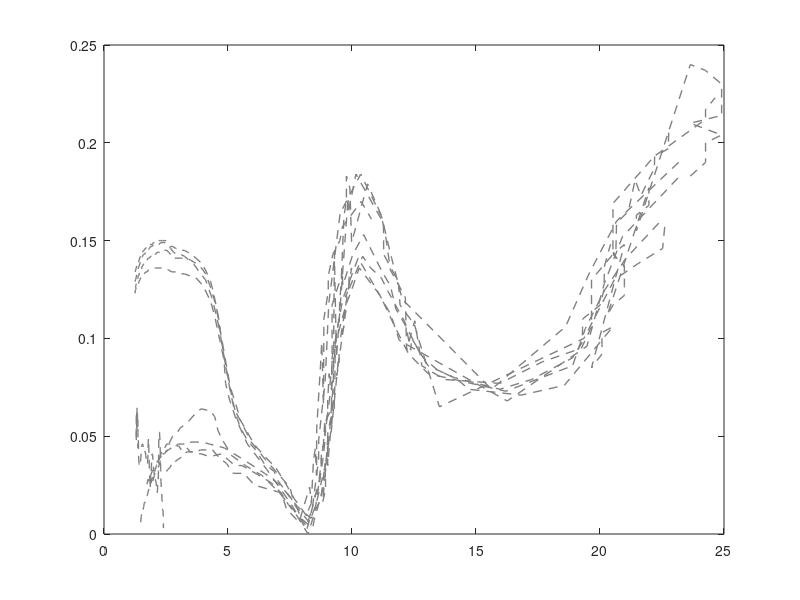

Write the MATLAB code that produced this figure. (Note: this script raises an error after producing the figure.)
% for paper
close all
clear all
Obs_wave = 5
% 创建图窗  
figure;  
h = [];
hi = 0;
currentpath = mfilename('fullpath')
folderpath = fileparts(currentpath)
cd(folderpath)

% 创建左侧的绘图区域，占图窗的左2/3  
% ax1 = subplot('Position', [0.05, 0.1, 0.6, 0.8]); % [left, bottom, width, height]  
%%
% S_l = load('S_l.txt');
% S_h = load('S_h.txt');
% hi = hi + 1; h(hi) = plot(S_l(1,:), S_l(2,:), "Color", '#033eff', 'LineWidth', 2, 'DisplayName', 'Low albedo model');
% hold on
% hi = hi + 1; h(hi) = plot(S_h(1,:), S_h(2,:), 'Color', '#ff033e', 'LineWidth', 2, 'DisplayName', 'High albedo model');
%%

Emit = load('basalt, T=1315 K.txt');
hi = hi + 1; h(hi) = plot(Emit(:,1) , Emit(:,2), '--', 'DisplayName', 'basalt, 1315 K(Lombardo et al.2020)', 'LineWidth', 1, 'Color','#808080');   % T = 1315 K
% hold off
hold on
j = 0;
j = j+1;
Albedo_slice(j) = interp1(Emit(:,1), Emit(:,2), Obs_wave,'linear');

Emit = load('B-glass, T=1654 K.txt'); % 导入数据
hi = hi + 1; h(hi) = plot(Emit(:,1) , Emit(:,2), '--', 'DisplayName', 'B-glass, 1654 K(Biren et al.2022)', 'LineWidth', 1, 'Color', '#808080');  % T =  1654 K
% 去重
[Emit2(:,1), idx] = unique(Emit(:,1));
Emit2(:,2) = Emit(idx,2);
Emit = Emit2;
clear Emit2
% 保存插值数据
j = j+1;
Albedo_slice(j) = interp1(Emit(:,1), Emit(:,2), Obs_wave,'linear');

Emit = load('B-glass, T=1097 K.txt');
hi = hi + 1; h(hi) = plot(Emit(:,1) , Emit(:,2), '--', 'DisplayName', 'B-glass, 1097 K(Biren et al.2022)', 'LineWidth', 1, 'Color', '#808080'); % T =  1097 K
[Emit2(:,1), idx] = unique(Emit(:,1));
Emit2(:,2) = Emit(idx,2);
Emit = Emit2;
clear Emit2
j = j+1;
Albedo_slice(j) = interp1(Emit(:,1), Emit(:,2), Obs_wave,'linear');


Emit = load('B-Nat, T=1648 K.txt');
hi = hi + 1; h(hi) = plot(Emit(:,1) , Emit(:,2), '--', 'DisplayName', 'B-Nat, 1648 K(Biren et al.2022)', 'LineWidth', 1, 'Color','#808080'); % T =  1648 K
j = j+1;
Albedo_slice(j) = interp1(Emit(:,1), Emit(:,2), Obs_wave,'linear');

Emit = load('B-Nat, T=1096 K.txt');
hi = hi + 1; h(hi) = plot(Emit(:,1), Emit(:,2), '--', 'DisplayName', 'B-Nat, 1096 K(Biren et al.2022)', 'LineWidth', 1, 'Color','#808080'); % T =  1096 K
j = j+1;
Albedo_slice(j) = interp1(Emit(:,1), Emit(:,2), Obs_wave,'linear');

Emit = load('Fasnia, T=1640 K.txt');
hi = hi + 1; h(hi) = plot(Emit(:,1), Emit(:,2), '--', 'DisplayName', 'Fasnia, 1640 K(Biren et al.2022)', 'LineWidth', 1, 'Color','#808080') ; % T =  1640 K
j = j+1;
Albedo_slice(j) = interp1(Emit(:,1), Emit(:,2), Obs_wave,'linear');

Emit = load( 'Fasnia, T=1069 K.txt');
hi = hi + 1; h(hi) = plot(Emit(:,1), Emit(:,2), '--', 'DisplayName', 'Fasnia, 1069 K(Biren et al.2022)', 'LineWidth', 1, 'Color','#808080'); % T =  1069 K
j = j+1;
Albedo_slice(j) = interp1(Emit(:,1), Emit(:,2), Obs_wave,'linear');

Emit = load('MORB, T=1653 K.txt');
hi = hi + 1; h(hi) = plot(Emit(:,1), Emit(:,2), '--', 'DisplayName', 'MORB, 1653 K(Biren et al.2022)', 'LineWidth', 1, 'Color','#808080'); % T =  1653 K
j = j+1;
Albedo_slice(j) = interp1(Emit(:,1), Emit(:,2), Obs_wave,'linear');

Emit = load( 'MORB, T=861 K.txt');
hi = hi + 1; h(hi) = plot(Emit(:,1), Emit(:,2), '--', 'DisplayName',  'MORB, 861 K(Biren et al.2022)', 'LineWidth', 1, 'Color','#808080'); % T =  861 K
j = j+1;
Albedo_slice(j) = interp1(Emit(:,1), Emit(:,2), Obs_wave,'linear');

Emit = load('B´arðarbunga basalts, T=1787 K.txt');
hi = hi + 1; h(hi) = plot(Emit(:,1), Emit(:,2), '--', 'DisplayName', 'B´arðarbunga basalts, 1787 K(Howell et al.2020)', 'LineWidth', 1, 'Color', '#808080'); % T =  1787 K
j = j+1;
Albedo_slice(j) = interp1(Emit(:,1), Emit(:,2), Obs_wave,'linear');

Emit = load('Quartz, T=1173 K.txt');
hi = hi + 1; h(hi) = plot(Emit(:,1), Emit(:,2), '--', 'DisplayName', 'Quartz, T=1173 K(Thompson et al.2021)', 'LineWidth', 1, 'Color','#808080');   % T =  1173 K
j = j+1;
Albedo_slice(j) = interp1(Emit(:,1), Emit(:,2), Obs_wave,'linear');

Emit = load('Hawaiian basalt, T=1573 K.txt');
hi = hi + 1; h(hi) = plot(Emit(:,1), Emit(:,2), '--', 'DisplayName', 'Hawaiian basalt, 1573 K(Thompson et al.2021)', 'LineWidth', 1, 'Color','#808080'); % T =  1573 K
j = j+1;
Albedo_slice(j) = interp1(Emit(:,1), Emit(:,2), Obs_wave,'linear');


Emit = load('Hawaiian basalt, T=1073 K.txt');
hi = hi + 1; h(hi) = plot(Emit(:,1), Emit(:,2), '--', 'DisplayName', 'Hawaiian basalt, 1073 K(Thompson et al.2021)', 'LineWidth', 1, 'Color','#808080'); % T =  1073 K
j = j+1;
Albedo_slice(j) = interp1(Emit(:,1), Emit(:,2), Obs_wave,'linear');

Emit = load('Forsterite, T=1473 K.txt');
hi = hi + 1; h(hi) = plot(Emit(:,1), Emit(:,2), '--', 'DisplayName', 'Forsterite, 1473 K(Thompson et al.2021)', 'LineWidth', 1, 'Color','#808080'); % T =  1473 K
j = j+1;
Albedo_slice(j) = interp1(Emit(:,1), Emit(:,2), Obs_wave,'linear');

Emit = load('Forsterite, T=1073 K.txt');
hi = hi + 1; h(hi) = plot(Emit(:,1), Emit(:,2), '--', 'DisplayName', 'Forsterite, 1073 K(Thompson et al.2021)', 'LineWidth', 1, 'Color','#808080'); % T =  1073 K
j = j+1;
Albedo_slice(j) = interp1(Emit(:,1), Emit(:,2), Obs_wave,'linear');

Emit = load('Teide, T=2164 K.txt');
hi = hi + 1; h(hi) = plot(Emit(:,1), Emit(:,2), '--', 'DisplayName', 'Teide, 2164 K(Li et al.2022)', 'LineWidth', 1, 'Color','#808080');  % T =  2164 K
j = j+1;
Albedo_slice(j) = interp1(Emit(:,1), Emit(:,2), Obs_wave,'linear');

Emit = load('Teide, T=1187 K.txt');
hi = hi + 1; h(hi) = plot(Emit(:,1), Emit(:,2), '--', 'DisplayName', 'Teide, T=1187 K(Li et al.2022)', 'LineWidth', 1, 'Color','#808080');  % T =  1187 K
j = j+1;
[Emit2(:,1), idx] = unique(Emit(:,1));
Emit2(:,2) = Emit(idx,2);
Emit = Emit2;
clear Emit2
Albedo_slice(j) = interp1(Emit(:,1), Emit(:,2), Obs_wave,'linear');

Emit = load('Erebus, T=1608 K.txt');
hi = hi + 1; h(hi) = plot(Emit(:,1), Emit(:,2), '--', 'DisplayName', 'Erebus, T=1608 K(Li et al.2022)', 'LineWidth', 1, 'Color','#808080');   % T =  1608 K
j = j+1;
Albedo_slice(j) = interp1(Emit(:,1), Emit(:,2), Obs_wave,'linear');

Emit = load('Erebus, T=1375 K.txt');
hi = hi + 1; h(hi) = plot(Emit(:,1), Emit(:,2), '--', 'DisplayName', 'Erebus, T=1375 K(Li et al.2022)', 'LineWidth', 1, 'Color','#808080');   % T =  1375 K
j = j+1;
Albedo_slice(j) = interp1(Emit(:,1), Emit(:,2), Obs_wave,'linear');

Emit = load('Teide, T=1413 K.txt');
hi = hi + 1; h(hi) = plot(Emit(:,1), Emit(:,2), '--', 'DisplayName', 'Teide, T=1413 K(Li et al.2022)', 'LineWidth', 1, 'Color','#808080');   % T = 1413 K
j = j+1;
Albedo_slice(j) = interp1(Emit(:,1), Emit(:,2), Obs_wave,'linear');


Emit = load('CaFeSiO F3, T=1627 K.txt');
hi = hi + 1; h(hi) = plot(Emit(:,1), Emit(:,2), '--', 'DisplayName', '17CaO+40Fe_2O_3+43SiO_2, 1673 K(Zebger et al.2005)', 'LineWidth', 1, 'Color','#808080');   % T = 1413 K
j = j+1;
Albedo_slice(j) = interp1(Emit(:,1), Emit(:,2), Obs_wave,'linear');

Emit = load('CaFeSiO F12, T=1823 K.txt');
hi = hi + 1; h(hi) = plot(Emit(:,1), Emit(:,2), '--', 'DisplayName', '18.3CaO+43MnO+38.7SiO_2, 1823 K(Zebger et al.2005)', 'LineWidth', 1, 'Color','#808080');   % T = 1413 K
j = j+1;
Albedo_slice(j) = interp1(Emit(:,1), Emit(:,2), Obs_wave,'linear');

Emit = load('CaFeSiO F4, T=1673 K.txt');
hi = hi + 1; h(hi) = plot(Emit(:,1), Emit(:,2), '--', 'DisplayName', '21.8CaO+60Fe_2O_3+18.2SiO_2, 1673 K(Zebger et al.2005)', 'LineWidth', 1, 'Color','#808080');   % T = 1413 K
j = j+1;
Albedo_slice(j) = interp1(Emit(:,1), Emit(:,2), Obs_wave,'linear');

Emit = load( 'CaFeSiO F6, T=1673 K.txt');
hi = hi + 1; h(hi) = plot(Emit(:,1), Emit(:,2), '--', 'DisplayName', '36CaO+40Fe_2O_3+24SiO_2, 1673 K(Zebger et al.2005)', 'LineWidth', 1, 'Color','#808080');   % T = 1413 K
j = j+1;
Albedo_slice(j) = interp1(Emit(:,1), Emit(:,2), Obs_wave,'linear');

Emit = load( 'CaFeSiO F7, T=1723 K.txt');
hi = hi + 1; h(hi) = plot(Emit(:,1), Emit(:,2), '--', 'DisplayName', '40CaO+60Fe_2O_3, 1723 K(Zebger et al.2005)', 'LineWidth', 1, 'Color','#808080');   % T = 1723 K
j = j+1;
Albedo_slice(j) = interp1(Emit(:,1), Emit(:,2), Obs_wave,'linear');

Emit = load( 'CaFeSiO F10, T=1673 K.txt');
hi = hi + 1; h(hi) = plot(Emit(:,1), Emit(:,2), '--', 'DisplayName', '6.5CaO+65.5Fe_2O_3+28P_2O_5, 1673 K(Zebger et al.2005)', 'LineWidth', 1, 'Color','#808080');  % T = 1413 K
j = j+1;
Albedo_slice(j) = interp1(Emit(:,1), Emit(:,2), Obs_wave,'linear');

Emit = load( 'CaFeSiO F11, T=1823 K.txt');
hi = hi + 1; 
H(4) = plot(Emit(:,1), Emit(:,2), '--', 'DisplayName', 'Lava samples data', 'LineWidth', 1, 'Color','#808080');  % T = 1413 K
% h(hi) = plot(Emit(:,1), Emit(:,2), '--', 'DisplayName', '28.9CaO+24.1MnO+47SiO_2, 1823 K(Zebger et al.2005)', 'LineWidth', 1, 'Color','#ff8b00');  % T = 1413 K
j = j+1;
Albedo_slice(j) = interp1(Emit(:,1), Emit(:,2), Obs_wave,'linear');

%%
lam = [0.59772863 0.60435266 0.61097669 0.61760072 0.62422475 0.63084878 ...
 0.63747281 0.64409684 0.65072087 0.6573449  0.66396893 0.67059296 ...
 0.67721699 0.68384102 0.69046505 0.69708909 0.70371312 0.71033715 ...
 0.71696118 0.72358521 0.73020924 0.73683327 0.7434573  0.75008133 ...
 0.75670536 0.76332939 0.76995342 0.77657745 0.78320148 0.78982551 ...
 0.79644954 0.80307357 0.8096976  0.81632163 0.82294566 0.82956969 ...
 0.83619372 0.84281775 0.84944178 0.85606581 0.86268984 0.86931387 ...
 0.8759379  0.88256193 0.88918596 0.89580999 0.90243402 0.90905805 ...
 0.91568208 0.92230611 0.92893014 0.93555417 0.94217821 0.94880224 ...
 0.95542627 0.9620503  0.96867433 0.97529836 0.98192239 0.98854642 ...
 0.99517045 1.00179448 1.00841851 1.01504254 1.02166657 1.0282906 ...
 1.03491463 1.04153866 1.04816269 1.05478672 1.06141075 1.06803478 ...
 1.07465881 1.08128284 1.08790687 1.0945309  1.10115493 1.10777896 ...
 1.11440299 1.12102702 1.12765105 1.13427508 1.14089911 1.14752314 ...
 1.15414717 1.1607712  1.16739523 1.17401926 1.18064329 1.18726733 ...
 1.19389136 1.20051539 1.20713942 1.21376345 1.22038748 1.22701151 ...
 1.23363554 1.24025957 1.2468836  1.25350763];

R = [0.14012    0.13959189 0.1390782  0.13857873 0.13809327 0.13762162 ...
 0.13716358 0.13671894 0.13628751 0.13586908 0.13546345 0.13507042 ...
 0.13468977 0.13432132 0.13396485 0.13362017 0.13328708 0.13296536 ...
 0.13265482 0.13235525 0.13206645 0.13178823 0.13152036 0.13126267 ...
 0.13101493 0.13077695 0.13054853 0.13032946 0.13011955 0.12991858 ...
 0.12972635 0.12954267 0.12936733 0.12920012 0.12904085 0.12888931 ...
 0.1287453  0.12860862 0.12847906 0.12835642 0.1282405  0.1281311 ...
 0.12802801 0.12793103 0.12783996 0.12775459 0.12767473 0.12760017 ...
 0.1275307  0.12746613 0.12740625 0.12735086 0.12729976 0.12725274 ...
 0.12720961 0.12717015 0.12713417 0.12710146 0.12707183 0.12704506 ...
 0.12702096 0.12699932 0.12697994 0.12696262 0.12694715 0.12693334 ...
 0.12692098 0.12690986 0.12689979 0.12689056 0.12688197 0.12687382 ...
 0.1268659  0.12685801 0.12684995 0.12684151 0.1268325  0.12682271 ...
 0.12681194 0.12679998 0.12678664 0.1267717  0.12675498 0.12673626 ...
 0.12671534 0.12669202 0.12666609 0.12663736 0.12660563 0.12657068 ...
 0.12653232 0.12649034 0.12644454 0.12639472 0.12634068 0.12628221 ...
 0.12621911 0.12615117 0.12607821 0.126     ];

% hi = hi + 1; h(hi) = plot(lam, R, '-','LineWidth', 1, 'DisplayName','interpolation') 

%%
% 定义带状区域的 x 坐标和对应的 y 坐标  
x_fill = [0.6, 1.243, 1.243, 0.6];  
y_fill = [0, 0, 1, 1]; % 适合于此数据范围内的 y 坐标极值  

% 使用 patch 函数填充背景色为灰色  
patch(x_fill, y_fill, [0.8 0.8 0.8], 'EdgeColor', 'none', 'FaceAlpha', 0.5);  
text((x_fill(1)+x_fill(2))/2, 0.68, 'No', 'HorizontalAlignment', 'center', 'VerticalAlignment', 'middle','Interpreter', 'Latex', 'FontSize', 14)
text((x_fill(1)+x_fill(2))/2, 0.63, 'data', 'HorizontalAlignment', 'center', 'VerticalAlignment', 'middle','Interpreter', 'Latex', 'FontSize', 14)
%%
S_l = load('S_l.txt');
S_h = load('S_h.txt');
Solid_Al2O3 = readtable('Al2O3_spher_albedo.txt', 'HeaderLines', 1); 
Solid_Al2O3 = table2array(Solid_Al2O3);
% Solid_Al2O3 = load('Al2O3_spher_albedo.txt');
% Solid_Al2O3_2 = load("solid_Al2O3_o2.txt");
% Solid_Al2O3_3 = load("film_Al2O3.txt");

% n_Al2O3 = Solid_Al2O3(:,2);
% k_Al2O3 = Solid_Al2O3(:,3);
% R_Al2O3 = ((n_Al2O3 - 1).^2 + k_Al2O3.^2)./((n_Al2O3 + 1).^2 + k_Al2O3.^2);
R_Al2O3 = Solid_Al2O3(:,2);

% n_Al2O3_2 = Solid_Al2O3_2(:,2);
% R_Al2O3_2 =  ((n_Al2O3_2 - 1).^2)./((n_Al2O3_2 + 1).^2 );
% n_Al2O3_3 = Solid_Al2O3_3(:,2);
% k_Al2O3_3 = Solid_Al2O3_3(:,3);
% R_Al2O3_3 = ((n_Al2O3_3 - 1).^2 + k_Al2O3_3.^2)./((n_Al2O3_3 + 1).^2 + k_Al2O3_3.^2);

H(1) = plot(S_l(1,:), S_l(2,:), "Color", '#FF0000', 'LineWidth', 2, 'DisplayName', 'Low albedo model');
hold on
H(2) = plot(S_h(1,:), S_h(2,:), 'Color', '#FFA500', 'LineWidth', 2, 'DisplayName', 'High albedo model');
% H(3) = plot(SSA(:,1), SSA(:,2), 'Color', '#89cff0', 'LineWidth', 2, 'DisplayName', 'Al_2O_3 SSA');
H(3) = plot(Solid_Al2O3(:,1), R_Al2O3, 'Color', '#89cff0', 'LineWidth', 2, 'DisplayName', 'Solid Al_2O_3');
% H(4) = plot(Solid_Al2O3_3(:,1), R_Al2O3_3,'color', 'k', 'LineWidth', 2, 'DisplayName', 'Solid Al_2O_3 Malitson et al. 1972');
%%

xlabel('Wavelength (μm)')
ylabel('Albedo')
axis([0,15,0,0.7])
% uistack(h(1), 'top')
lgd = legend(H);
lgd.Color = 'none';
legend boxoff

ax1 = gca;
% 创建右侧的图例区域，占图窗的右1/3  
% ax2 = subplot('Position', [0.7, 0.1, 0.25, 0.8]); % [left, bottom, width, height]  
% axis(ax2, 'off'); % 隐藏坐标轴  
% legend(ax2, H ,'Location', 'northwest')
% 调整布局  
set(ax1, 'Box', 'off'); % 移除box线条  
% 设置坐标轴的线宽  
ax1.LineWidth = 2; % 设置线宽为2  

% 设置坐标轴的字号  
ax1.FontSize = 14; % 设置字号为14 
% colormap('jet')
% cb = colorbar;
% % 设置颜色轴的范围  
% caxis([861, 2164]); % 设置 colorbar 的最小值和最大值  
% 
% % 设置 colorbar 的标签  
% cb.Label.String = 'Temperature (K)'; 
% cb.Label.FontSize = 12;  
% cb.Label.FontName = 'Arial'; 
%%
function P = planck_func(T, lam, B)
    if nargin < 3
        B = 1;
    end
    h = 6.626e-34 ;
    c = 3.0e8 ;
    k = 1.38e-23;  
    P = 2* B * h * c^2 ./ lam.^5 ./ (exp(h * c ./ lam ./ k ./ T) - 1);
end

function P = P_cal(T_h, T_c, A_h, lam)
    P = A_h/100 * planck_func(T_h + 273, lam) + (1-A_h/100) * planck_func(T_c+273, lam);
    P = P*1e-8;
end